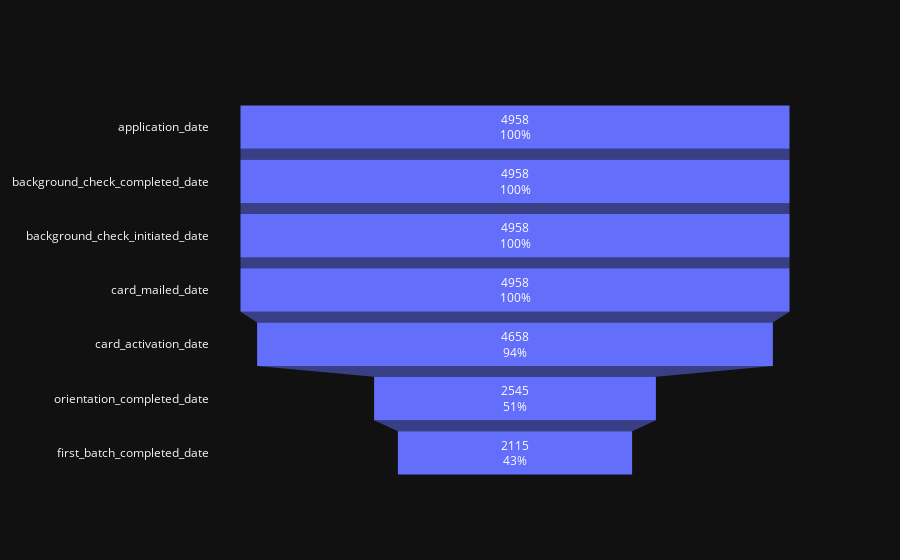

The code cell stored with this chart in its notebook:
### Code cell
from plotly import graph_objects as go

fig = go.Figure(go.Funnel(
    y=df_treat_converstion.index.get_level_values(1),
    x=df_treat_converstion.applicant_id,
    name='treatment',
    textinfo="value+percent initial"))

fig.show()

### Figure 1 — Plotly figure (JSON) as saved in the notebook; plotly's stock layout.template omitted (floating-point values rounded to 4 significant figures)
{"data": [{"name": "treatment", "textinfo": "value+percent initial", "type": "funnel", "x": [4958, 4958, 4958, 4958, 4658, 2545, 2115], "y": ["application_date", "background_check_completed_date", "background_check_initiated_date", "card_mailed_date", "card_activation_date", "orientation_completed_date", "first_batch_completed_date"]}], "layout": {}}
